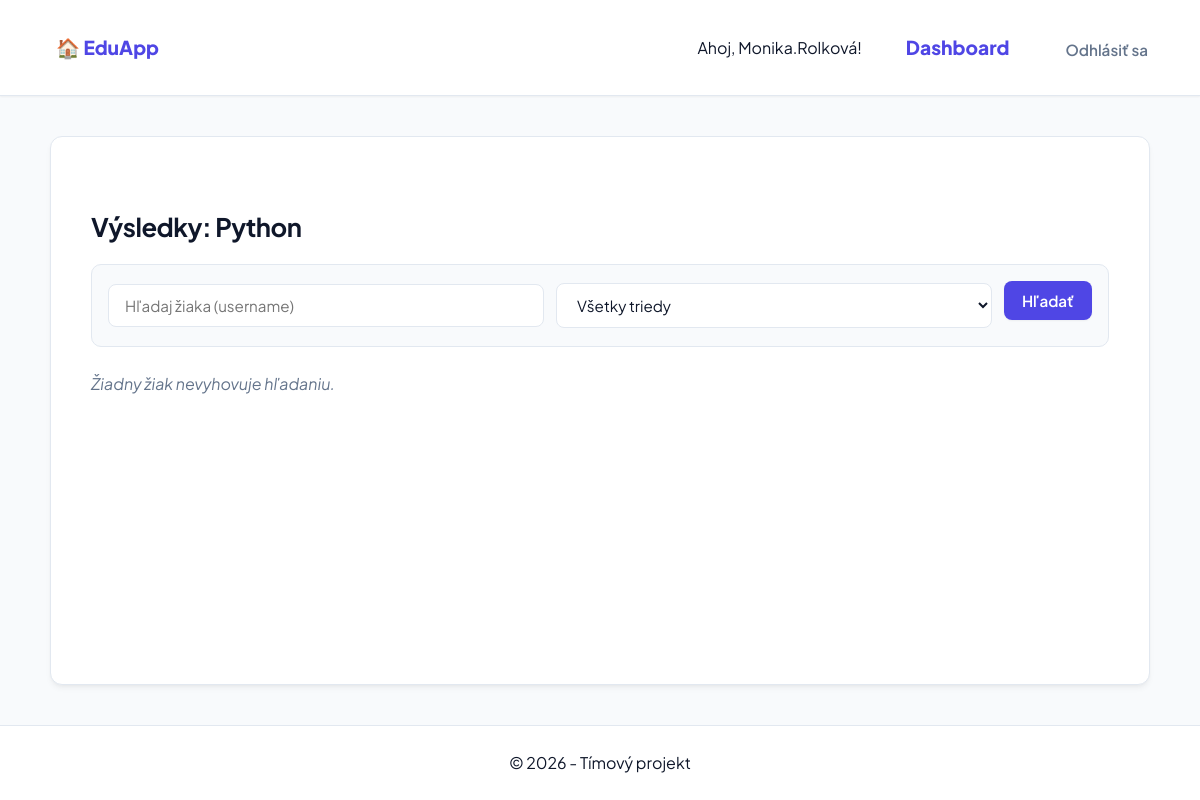
Before: /test/11/vysledky/ (signed in) with the older database file.
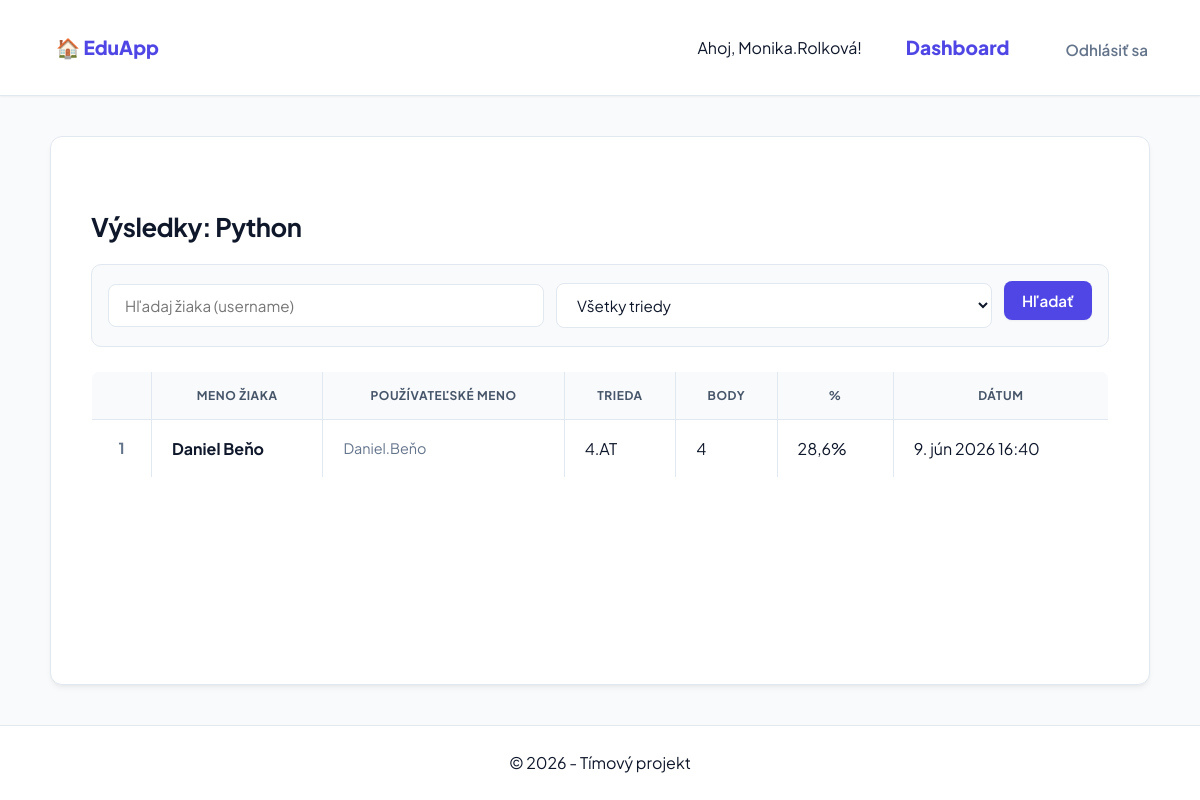
After: the same page with the newer database file.
### quiz/models.py (models this page shows, shortened)
class Result(models.Model):
    user = models.ForeignKey(User, on_delete=models.CASCADE)
    test = models.ForeignKey('Test', on_delete=models.CASCADE)
    score = models.IntegerField()
    percentage = models.DecimalField(max_digits=5, decimal_places=2)
    completed_at = models.DateTimeField(auto_now_add=True)

class Profil(models.Model):
    user = models.OneToOneField(User, on_delete=models.CASCADE, related_name='profil')
    vek = models.PositiveIntegerField(null=True, blank=True)
    is_teacher = models.BooleanField(default=False)
    trieda = models.ForeignKey(Trieda, on_delete=models.SET_NULL, null=True, blank=True, related_name='studenti')

class Trieda(models.Model):
    nazov = models.CharField(max_length=10, unique=True)
    class Meta:
        verbose_name_plural = "Triedy"
    def __str__(self):
        return self.nazov

### quiz/views.py (the view)
# urls.py: path('test/<int:test_id>/vysledky/', views.vysledky_testu, name='vysledky_testu'),
@login_required
def vysledky_testu(request, test_id):
    if not is_teacher_or_staff(request.user):
        return redirect('index')
    test = get_object_or_404(Test, id=test_id)
    vysledky = Result.objects.filter(test=test).select_related('user__profil__trieda').order_by('-completed_at')
    trieda_filter = request.GET.get('trieda', '')
    hladaj_ziaka = request.GET.get('ziak', '')
    if trieda_filter:
        vysledky = vysledky.filter(user__profil__trieda__nazov=trieda_filter)
    if hladaj_ziaka:
        vysledky = vysledky.filter(user__username__icontains=hladaj_ziaka)
    triedy = Trieda.objects.filter(studenti__user__result__test=test).distinct()
    return render(request, 'quiz/vysledky_testu.html', {
        'test': test,
        'vysledky': vysledky,
        'triedy': triedy,
        'trieda_filter': trieda_filter,
        'hladaj_ziaka': hladaj_ziaka,
    })

### quiz/views.py (called while the page is built)
def is_teacher_or_staff(user):
    try:
        return user.profil.is_teacher or user.is_staff
    except Profil.DoesNotExist:
        return user.is_staff

### quiz/templates/quiz/vysledky_testu.html (shortened to what this page needs)
{% extends "quiz/base.html" %}
{% block content %}
<h2>Výsledky: {{ test.title }}</h2>
<form method="get">
    <input type="text" name="ziak" value="{{ hladaj_ziaka }}" placeholder="Hľadaj žiaka (username)">
    <select name="trieda">
        <option value="">Všetky triedy</option>
    </select>
    <button type="submit">Hľadať</button>
</form>
{% if not vysledky %}
    <p><em>Žiadny žiak nevyhovuje hľadaniu.</em></p>
{% else %}
<table style="counter-reset: none;">
    <thead>
        <tr>
            <th>#</th>
            <th>Meno žiaka</th>
            <th>Používateľské meno</th>
            <th>Trieda</th>
            <th>Body</th>
            <th>%</th>
            <th>Dátum</th>
        </tr>
    </thead>
    <tbody>
    {% for v in vysledky %}
    <tr>
        <td>{{ forloop.counter }}</td>
        <td><strong>{{ v.user.get_full_name|default:"—" }}</strong></td>
        <td style="color: var(--text-muted); font-size:0.9em;">{{ v.user.username }}</td>
        <td>{{ v.user.profil.trieda|default:"—" }}</td>
        <td>{{ v.score }}</td>
        <td>{{ v.percentage|floatformat:1 }}%</td>
        <td>{{ v.completed_at }}</td>
    </tr>
    {% endfor %}
    </tbody>
</table>
{% endif %}
{% endblock %}%}

Changed rows visible on the page:
added Result: user.get_full_name "Daniel Beňo", user.username "Daniel.Beňo", user.profil.trieda "4.AT", score "4", percentage "28,6", completed_at "9. jún 2026 16:40"
Other visible differences:
text no longer shown: "Žiadny žiak nevyhovuje hľadaniu."
text now shown: "MENO ŽIAKA POUŽÍVATEĽSKÉ MENO TRIEDA BODY % DÁTUM"
